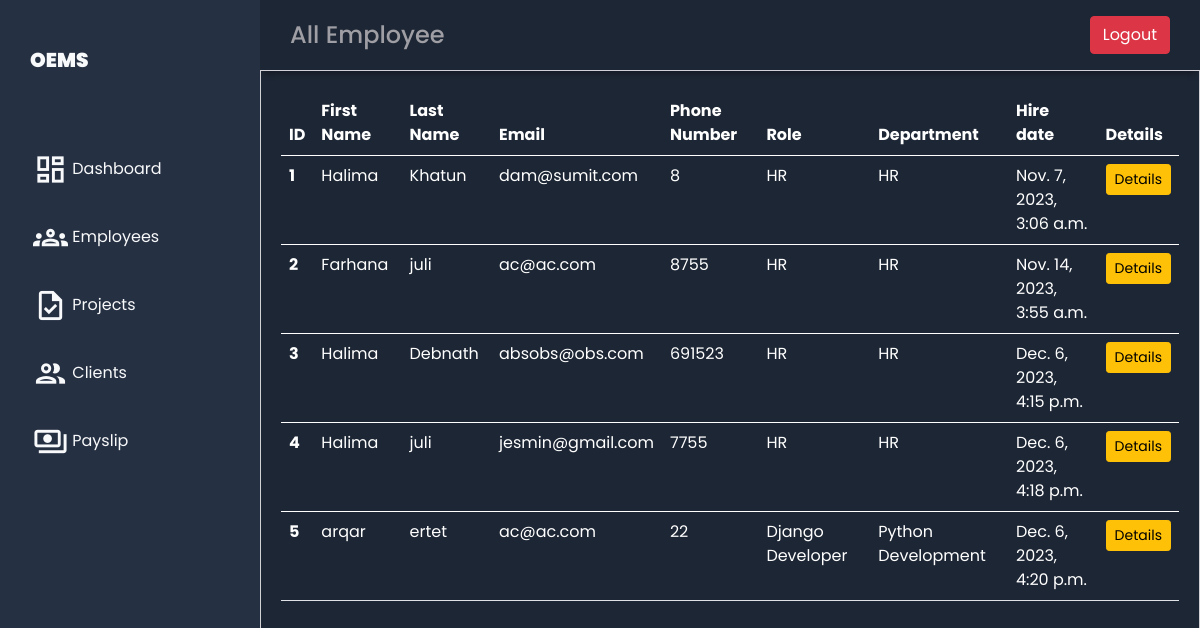
Page /all_emp/ on the committed database.
### emp_app/models.py (models this page shows, shortened)
class Employee(models.Model):
    first_name = models.CharField(max_length=100, null=False)
    last_name = models.CharField(max_length=100)
    email = models.EmailField(max_length=100,blank= True)
    dept = models.ForeignKey(Department, on_delete=models.CASCADE)
    role = models.ForeignKey(Role, on_delete=models.CASCADE, blank=True, null=True)
    salary = models.IntegerField(default=0)
    bonus = models.IntegerField(default=0)
    phone = models.IntegerField(default=0)
    hire_date = models.DateTimeField(blank = True, null = True)

class Role(models.Model):
    name = models.CharField(max_length=100)
    def __str__(self):
        return self.name

class Department(models.Model):
    name = models.CharField(max_length=100)

### emp_app/views.py (the view)
# urls.py: path('all_emp/',all_emp, name='all_emp'),
def all_emp(request):
    emps = Employee.objects.all()
    context = {
        'emps': emps
    }
    return render(request, 'employees/view_all_emp.html', context)

### templates/employees/view_all_emp.html (shortened to what this page needs)
{% extends "employees/base.html" %}
{% load static %}
{% block header %}All Employee{% endblock %}
{% block content %}
<link rel="stylesheet" href="{% static '/css/view_all_emp.css' %}">
<main class="main-container">
    <table class="table text-white">
      <thead>
        <tr>
          <th scope="col">ID</th>
          <th scope="col">First Name</th>
          <th scope="col">Last Name</th>
          <th scope="col">Email</th>
          <th scope="col">Phone Number</th>
          <th scope="col">Role</th>
          <th scope="col">Department</th>
          <th scope="col">Hire date</th>
          <th scope="col">Details</th>
        </tr>
      </thead>
        {% for emp in emps %}
      <tbody>
        <tr>
          <th scope="row">{{forloop.counter}}</th>
          <td>{{emp.first_name}}</td>
          <td>{{emp.last_name}}</td>
          <td>{{emp.email}}</td>
          <td>{{emp.phone}}</td>
          <td>{{emp.role}}</td>
          <td>{{emp.dept.name}}</td>
          <td>{{emp.hire_date}}</td>
          <td>
            <a href="{% url 'emp_details' emp.id %}">
              <button class="btn btn-warning btn-sm">Details</button>
            </a>
          </td>
        </tr>
        {% endfor %}
      </tbody>
    </table>
</main>
{% endblock %}

### templates/employees/base.html (shortened to what this page needs)
<!DOCTYPE html>
<html lang="en">
  <head>
    {% load static %}
    <link href="https://cdn.jsdelivr.net/npm/bootstrap@5.0.2/dist/css/bootstrap.min.css"rel="stylesheet">
    <link rel="stylesheet" href="{% static '/css/base.css' %}">
  </head>
  <body>
    <div class="grid-container">
      <header class="header">
        <div class="header-title pt-2">
          <h4>{% block header %}{% endblock %}</h4>
        </div>
        <div class="header-right">
          <a href="/logout/" target="_blank" class='btn btn-danger' role="button">
            Logout
          </a>
        </div>
      </header>
      <aside id="sidebar">
        <div class="sidebar-title">
          <div class="sidebar-brand text-light"><strong>OEMS</strong></div>
        </div>
        <ul class="sidebar-list">
          <li class="sidebar-list-item">
            <a href="/dashboard" class="btn btn-toggle align-items-center rounded collapsed text-light"><span class="material-icons-outlined">dashboard</span>
              Dashboard
            </a>
          </li>
          <li class="sidebar-list-item">
            <a class="btn btn-toggle align-items-center rounded collapsed text-light" data-bs-toggle="collapse" data-bs-target="#employee-collapse" ><span class="material-icons-outlined">groups</span>
              Employees
            </a>
          </li>
          <li class="sidebar-list-item">
            <a class="btn btn-toggle align-items-center rounded collapsed text-light" data-bs-toggle="collapse" data-bs-target="#project-collapse" aria-expanded="false"><span class="material-icons-outlined">task</span>
              Projects
            </a>
          </li>
          <li class="sidebar-list-item">
            <a class="btn btn-toggle align-items-center rounded collapsed text-light" data-bs-toggle="collapse" data-bs-target="#client-collapse" aria-expanded="false"><span class="material-icons-outlined">people</span>
              Clients
            </a>
          </li>
          <li class="sidebar-list-item">
            <a href="/employee_list" class="btn btn-toggle align-items-center rounded collapsed text-light"><span class="material-icons-outlined">payments</span>
              Payslip
            </a>
          </li>
    </ul>
  </aside>
      {% block content %}
      {% endblock %}
    </div>
  </body>
</html>

### static/css/base.css (style rules this page uses)
body { margin: 0; padding: 0; background-color: #1d2634; color: #9e9ea4; font-family: 'Poppins', sans-serif; }
.material-icons-outlined { vertical-align: middle; line-height: 1px; font-size: 35px; }
.grid-container { display: grid; grid-template-columns: 260px 1fr 1fr 1fr; grid-template-rows: 0.2fr 3fr; grid-template-areas: 'sidebar header header header' 'sidebar main main main'; height: 100vh; }
.header { grid-area: header; height: 70px; display: flex; align-items: center; justify-content: space-between; padding: 0 30px 0 30px; box-shadow: 0 6px 7px -3px rgba(0, 0, 0, 0.35); }
.header-title { display: flex; justify-content: space-between; }
#sidebar { grid-area: sidebar; height: 100%; background-color: #263043; overflow-y: auto; transition: all 0.5s; -webkit-transition: all 0.5s; }
.sidebar-title { display: flex; justify-content: space-between; align-items: center; padding: 30px 30px 30px 30px; margin-bottom: 30px; }
.sidebar-brand { margin-top: 15px; font-size: 20px; font-weight: 700; }
.sidebar-list { padding: 0; margin-top: 15px; list-style-type: none; }
.sidebar-list-item { padding: 15px 20px 15px 20px; font-size: 14px; width: 100%; }
.sidebar-list-item > a { text-decoration: none; color: #d1d1d1; }

### static/css/view_all_emp.css (style rules this page uses)
.main-container { grid-area: main; overflow-y: auto; padding: 20px 20px; color: rgba(255, 255, 255, 0.95); border: 1px solid #d1d1d6; }

### rows in the picture
Employee: first_name "Halima", last_name "Khatun", email "dam@sumit.com", phone "8", role "HR", dept.name "HR", hire_date "Nov. 7, 2023, 3:06 a.m."
Employee: first_name "Farhana", last_name "juli", email "ac@ac.com", phone "8755", role "HR", dept.name "HR", hire_date "Nov. 14, 2023, 3:55 a.m."
Employee: first_name "Halima", last_name "Debnath", email "absobs@obs.com", phone "691523", role "HR", dept.name "HR", hire_date "Dec. 6, 2023, 4:15 p.m."
Employee: first_name "Halima", last_name "juli", email "jesmin@gmail.com", phone "7755", role "HR", dept.name "HR", hire_date "Dec. 6, 2023, 4:18 p.m."
Employee: first_name "arqar", last_name "ertet", email "ac@ac.com", phone "22", role "Django Developer", dept.name "Python Development", hire_date "Dec. 6, 2023, 4:20 p.m."
